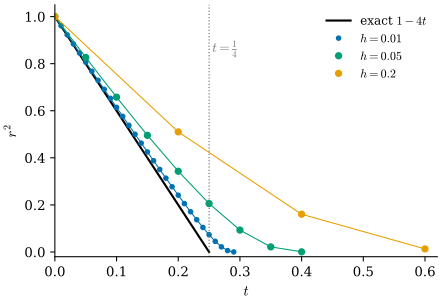

Write Python code to recreate this figure.
"""Figure 42.6.2: semi-implicit mean curvature flow of the icosphere (Section 42.6, Example 42.6.7).

dgmesh.icosphere(3), steps (M - h L) x' = M x with L and M (mixed Voronoi) of the current mesh, h = 0.01, 0.05, 0.2.
Plotted: r^2 (mean squared distance of the vertices from their centroid; dots) against t = k h, the exact smooth
solution r^2 = 1 - 4t (black) and, for each h, the recurrence r_{k+1} = r_k / (1 + 2h / r_k^2) that one gets from
M^{-1} L x = -(2/r^2) x (thin lines of the same color).
Self-check: for every h the mesh values agree with the recurrence to 2e-3 and lie above 1 - 4t; r^2 stays positive.

Run from the project root:
``PYTHONPATH=tools python3 chapters/42-laplace-beltrami/figures/fig-42-6-2-sphere-radius.py``
"""

import dgmesh as dm

import dgfig  # noqa: E402

dgfig.setup()

import matplotlib.pyplot as plt  # noqa: E402
import numpy as np  # noqa: E402

col = dgfig.COLORS
V0, F = dm.icosphere(3)
runs = {0.01: col["tangent"], 0.05: col["third"], 0.2: col["accent"]}
data = {}
for h in runs:
    n = int(round(0.6 / h))
    V = V0.copy()
    r2 = [1.0]
    pred = [1.0]
    for k in range(n):
        L, m = dm.cotan_laplacian(V, F), dm.mass_voronoi(V, F)
        V = np.linalg.solve(np.diag(m) - h * L, m[:, None] * V)
        r2.append(np.mean(np.sum((V - V.mean(0)) ** 2, 1)))
        rp = np.sqrt(pred[-1])
        pred.append((rp / (1 + 2 * h / rp ** 2)) ** 2)
        if r2[-1] < 1e-3:
            break
    t = h * np.arange(len(r2))
    r2, pred = np.array(r2), np.array(pred)
    assert np.abs(r2 - pred).max() < 2e-3 and np.all(r2 >= 1 - 4 * t - 1e-12) and np.all(r2 > 0)
    data[h] = (t, r2, pred)
    print(f"h = {h}: r^2 at t = 0.2: {np.interp(0.2, t, r2):.4f} (exact 0.2000), first steps {np.round(r2[:4], 4)}")

fig, ax = plt.subplots(figsize=(4.8, 3.2))
tt = np.linspace(0, 0.25, 50)
ax.plot(tt, 1 - 4 * tt, color=col["main"], lw=1.6, label=r"exact $1 - 4t$")
for h, c in runs.items():
    t, r2, pred = data[h]
    ax.plot(t, pred, "-", color=c, lw=0.8)
    ax.plot(t, r2, "o", color=c, ms=3.2 if h < 0.05 else 4.5, label=rf"$h = {h}$")
ax.axvline(0.25, color=col["aux"], ls=":", lw=0.9)
ax.text(0.255, 0.85, r"$t = \frac{1}{4}$", fontsize=10, color=col["aux"])
ax.set_xlabel(r"$t$")
ax.set_ylabel(r"$r^2$")
ax.set_xlim(0, 0.62)
ax.set_ylim(-0.02, 1.05)
ax.legend(fontsize=9, frameon=False, loc="upper right")
ax.spines[["top", "right"]].set_visible(False)
fig.subplots_adjust(left=0.14, right=0.97, top=0.97, bottom=0.15)
dgfig.save(fig, __file__)
